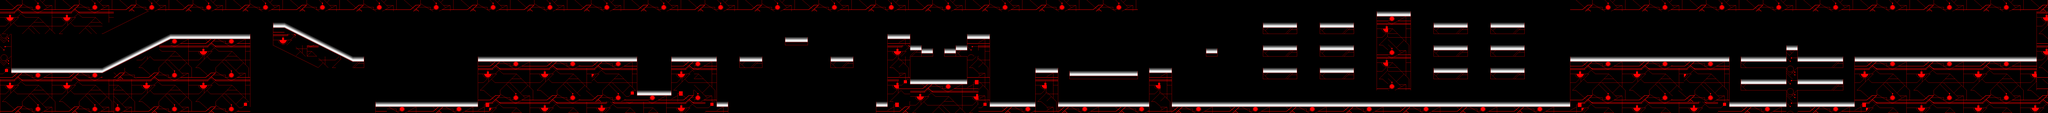

The image is a tile-based game level rendered from a .tmx file. Its description and source (layers, tilesets, objects; grid data summarised) follow:
An orthogonal 180x10 tile map with 62x62 px tiles, 1 tile layer (Map) and 108 objects (88x MettoolSpawn, 19x NightmareVirusSpawn, XSpawn).

<map version="1.0" tiledversion="1.0.2" orientation="orthogonal" renderorder="left-up" width="180" height="10" tilewidth="62" tileheight="62" nextobjectid="136">
 <tileset firstgid="1" name="ground-sheet" tilewidth="62" tileheight="62" tilecount="60" columns="10">
  <image source="ground.png" width="620" height="372" />
  <tile id="41">
   <properties>
    <property name="Size" value="Half" />
   </properties>
   <objectgroup draworder="index" />
  </tile>
  <tile id="42">
   <properties>
    <property name="Size" value="Half" />
   </properties>
  </tile>
  <tile id="43">
   <properties>
    <property name="Size" value="Half" />
   </properties>
  </tile>
  <tile id="44">
   <properties>
    <property name="Size" value="Half" />
   </properties>
  </tile>
  <tile id="45">
   <properties>
    <property name="Index" type="int" value="0" />
    <property name="Orientation" value="TopRight" />
    <property name="Total" type="int" value="2" />
    <property name="Type" value="SquareTriangle" />
   </properties>
  </tile>
  <tile id="46">
   <properties>
    <property name="Index" type="int" value="1" />
    <property name="Orientation" value="TopRight" />
    <property name="Total" type="int" value="2" />
    <property name="Type" value="SquareTriangle" />
   </properties>
  </tile>
  <tile id="47">
   <properties>
    <property name="Index" type="int" value="0" />
    <property name="Orientation" value="BottomRight" />
    <property name="Total" type="int" value="2" />
    <property name="Type" value="SquareTriangle" />
   </properties>
  </tile>
  <tile id="48">
   <properties>
    <property name="Index" type="int" value="1" />
    <property name="Orientation" value="BottomRight" />
    <property name="Total" type="int" value="2" />
    <property name="Type" value="SquareTriangle" />
   </properties>
  </tile>
  <tile id="55">
   <properties>
    <property name="Index" type="int" value="1" />
    <property name="Orientation" value="TopLeft" />
    <property name="Total" type="int" value="2" />
    <property name="Type" value="SquareTriangle" />
   </properties>
  </tile>
  <tile id="56">
   <properties>
    <property name="Index" type="int" value="0" />
    <property name="Orientation" value="TopLeft" />
    <property name="Total" type="int" value="2" />
    <property name="Type" value="SquareTriangle" />
   </properties>
  </tile>
  <tile id="58">
   <properties>
    <property name="Index" type="int" value="1" />
    <property name="Orientation" value="BottomLeft" />
    <property name="Total" type="int" value="2" />
    <property name="Type" value="SquareTriangle" />
   </properties>
  </tile>
  <tile id="59">
   <properties>
    <property name="Index" type="int" value="0" />
    <property name="Orientation" value="BottomLeft" />
    <property name="Total" type="int" value="2" />
    <property name="Type" value="SquareTriangle" />
   </properties>
  </tile>
 </tileset>
 <objectgroup name="Objects">
  <object id="16" name="XSpawn" x="276.5" y="306.5" width="62" height="62" />
  <object id="18" name="MettoolSpawn" x="919.5" y="107.5" width="64" height="63" />
  <object id="20" name="MettoolSpawn" x="2420" y="513.333" width="56" height="40.6667" />
  <object id="23" name="MettoolSpawn" x="3538" y="446.333" width="56" height="40.6667" />
  <object id="26" name="MettoolSpawn" x="5218.33" y="202.667" width="56" height="40.6667" />
  <object id="27" name="MettoolSpawn" x="7873.33" y="325" width="56" height="40.6667" />
  <object id="28" name="MettoolSpawn" x="6961.33" y="323" width="56" height="40.6667" />
  <object id="30" name="MettoolSpawn" x="958" y="111.5" width="64" height="63" />
  <object id="31" name="MettoolSpawn" x="988" y="119.5" width="64" height="63" />
  <object id="32" name="MettoolSpawn" x="1015" y="119.5" width="64" height="63" />
  <object id="33" name="MettoolSpawn" x="1055" y="119.5" width="64" height="63" />
  <object id="34" name="MettoolSpawn" x="1099" y="120.5" width="64" height="63" />
  <object id="35" name="MettoolSpawn" x="1139" y="120.5" width="64" height="63" />
  <object id="36" name="MettoolSpawn" x="1184" y="120.5" width="64" height="63" />
  <object id="37" name="MettoolSpawn" x="1227" y="118.5" width="64" height="63" />
  <object id="38" name="MettoolSpawn" x="1266" y="115.5" width="64" height="63" />
  <object id="39" name="MettoolSpawn" x="1298.5" y="115.5" width="64" height="63" />
  <object id="40" name="MettoolSpawn" x="2700" y="250.667" width="56" height="40.6667" />
  <object id="41" name="MettoolSpawn" x="2769" y="248.667" width="56" height="40.6667" />
  <object id="42" name="MettoolSpawn" x="2849" y="247.667" width="56" height="40.6667" />
  <object id="43" name="MettoolSpawn" x="2916" y="250.667" width="56" height="40.6667" />
  <object id="44" name="MettoolSpawn" x="2951" y="250.667" width="56" height="40.6667" />
  <object id="45" name="MettoolSpawn" x="3018" y="253.667" width="56" height="40.6667" />
  <object id="46" name="MettoolSpawn" x="3083" y="256.667" width="56" height="40.6667" />
  <object id="47" name="MettoolSpawn" x="3145" y="254.667" width="56" height="40.6667" />
  <object id="48" name="MettoolSpawn" x="3225" y="253.667" width="56" height="40.6667" />
  <object id="49" name="MettoolSpawn" x="3268" y="255.667" width="56" height="40.6667" />
  <object id="50" name="MettoolSpawn" x="3359" y="257.667" width="56" height="40.6667" />
  <object id="51" name="MettoolSpawn" x="3408" y="259.667" width="56" height="40.6667" />
  <object id="52" name="MettoolSpawn" x="1566" y="86.667" width="56" height="40.6667" />
  <object id="53" name="MettoolSpawn" x="1719" y="139.667" width="56" height="40.6667" />
  <object id="54" name="MettoolSpawn" x="1788" y="179.667" width="56" height="40.6667" />
  <object id="55" name="MettoolSpawn" x="1849" y="214.667" width="56" height="40.6667" />
  <object id="56" name="MettoolSpawn" x="1640" y="107.667" width="56" height="40.6667" />
  <object id="57" name="MettoolSpawn" x="4065" y="246.667" width="56" height="40.6667" />
  <object id="58" name="MettoolSpawn" x="4305" y="132.667" width="56" height="40.6667" />
  <object id="59" name="MettoolSpawn" x="4555" y="260.667" width="56" height="40.6667" />
  <object id="60" name="MettoolSpawn" x="4967" y="202.667" width="56" height="40.6667" />
  <object id="61" name="MettoolSpawn" x="5880" y="326.667" width="56" height="40.6667" />
  <object id="62" name="MettoolSpawn" x="5934" y="321.667" width="56" height="40.6667" />
  <object id="63" name="MettoolSpawn" x="5988" y="317.667" width="56" height="40.6667" />
  <object id="64" name="MettoolSpawn" x="6014" y="316.667" width="56" height="40.6667" />
  <object id="65" name="MettoolSpawn" x="6065" y="320.667" width="56" height="40.6667" />
  <object id="66" name="MettoolSpawn" x="6104" y="321.667" width="56" height="40.6667" />
  <object id="67" name="MettoolSpawn" x="6118" y="321.667" width="56" height="40.6667" />
  <object id="68" name="MettoolSpawn" x="5444" y="484.667" width="56" height="40.6667" />
  <object id="69" name="MettoolSpawn" x="5526" y="481.667" width="56" height="40.6667" />
  <object id="70" name="MettoolSpawn" x="6950" y="198.667" width="56" height="40.6667" />
  <object id="71" name="MettoolSpawn" x="6944" y="77.6667" width="56" height="40.6667" />
  <object id="72" name="MettoolSpawn" x="7247" y="75.6667" width="56" height="40.6667" />
  <object id="73" name="MettoolSpawn" x="7242" y="198.667" width="56" height="40.6667" />
  <object id="74" name="MettoolSpawn" x="7242" y="323.667" width="56" height="40.6667" />
  <object id="75" name="MettoolSpawn" x="7562" y="5.66665" width="56" height="40.6667" />
  </objectgroup>
 <layer name="Map" width="180" height="10">
  <data>[1800 cells, 788 non-empty, 52 distinct tile ids]</data>
 </layer>
</map>
<!-- 55 of 108 objects omitted -->
